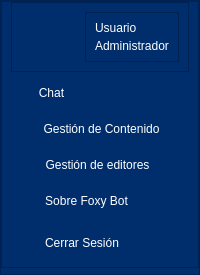
        <widget class="QFrame" name="frame_7">
         <property name="sizePolicy">
          <sizepolicy hsizetype="Maximum" vsizetype="Preferred">
           <horstretch>0</horstretch>
           <verstretch>0</verstretch>
          </sizepolicy>
         </property>
         <property name="styleSheet">
          <string notr="true">background-color: rgb(0, 46, 109);</string>
         </property>
         <property name="frameShape">
          <enum>QFrame::StyledPanel</enum>
         </property>
         <property name="frameShadow">
          <enum>QFrame::Raised</enum>
         </property>
         <layout class="QHBoxLayout" name="horizontalLayout_5">
          <property name="spacing">
           <number>0</number>
          </property>
          <property name="leftMargin">
           <number>0</number>
          </property>
          <property name="topMargin">
           <number>0</number>
          </property>
          <property name="rightMargin">
           <number>0</number>
          </property>
          <property name="bottomMargin">
           <number>6</number>
          </property>
          <item>
           <layout class="QHBoxLayout" name="contenido">
            <property name="spacing">
             <number>0</number>
            </property>
            <item>
             <layout class="QVBoxLayout" name="frame_izquierdo">
              <property name="spacing">
               <number>0</number>
              </property>
              <item>
               <layout class="QVBoxLayout" name="verticalLayout_2">
                <property name="spacing">
                 <number>0</number>
                </property>
                <property name="bottomMargin">
                 <number>0</number>
                </property>
                <item>
                 <widget class="QFrame" name="frame">
                  <property name="sizePolicy">
                   <sizepolicy hsizetype="MinimumExpanding" vsizetype="Minimum">
                    <horstretch>0</horstretch>
                    <verstretch>0</verstretch>
                   </sizepolicy>
                  </property>
                  <property name="maximumSize">
                   <size>
                    <width>212</width>
                    <height>16777215</height>
                   </size>
                  </property>
                  <property name="styleSheet">
                   <string notr="true">background-color: rgb(0, 46, 109);</string>
                  </property>
                  <property name="frameShape">
                   <enum>QFrame::StyledPanel</enum>
                  </property>
                  <property name="frameShadow">
                   <enum>QFrame::Raised</enum>
                  </property>
                  <layout class="QVBoxLayout" name="verticalLayout_3">
                   <property name="topMargin">
                    <number>0</number>
                   </property>
                   <item>
                    <widget class="QFrame" name="frame_3">
                     <property name="maximumSize">
                      <size>
                       <width>16777215</width>
                       <height>150</height>
                      </size>
                     </property>
                     <property name="frameShape">
                      <enum>QFrame::StyledPanel</enum>
                     </property>
                     <property name="frameShadow">
                      <enum>QFrame::Raised</enum>
                     </property>
                     <layout class="QHBoxLayout" name="horizontalLayout_2">
                      <item>
                       <widget class="QLabel" name="label_4">
                        <property name="sizePolicy">
                         <sizepolicy hsizetype="Preferred" vsizetype="Preferred">
                          <horstretch>0</horstretch>
                          <verstretch>0</verstretch>
                         </sizepolicy>
                        </property>
                        <property name="maximumSize">
                         <size>
                          <width>51</width>
                          <height>41</height>
                         </size>
                        </property>
                        <property name="contextMenuPolicy">
                         <enum>Qt::CustomContextMenu</enum>
                        </property>
                        <property name="text">
                         <string/>
                        </property>
                        <property name="pixmap">
                         <pixmap>../../../.designer/img/ico.png</pixmap>
                        </property>
                        <property name="scaledContents">
                         <bool>true</bool>
                        </property>
                       </widget>
                      </item>
                      <item>
                       <widget class="QLabel" name="label_user_2">
                        <property name="maximumSize">
                         <size>
                          <width>50</width>
                          <height>50</height>
                         </size>
                        </property>
                        <property name="styleSheet">
                         <string notr="true">color: rgb(255, 255, 255);
font: 11.5pt &quot;Calibri&quot;;</string>
                        </property>
                        <property name="text">
                         <string/>
                        </property>
                        <property name="pixmap">
                         <pixmap>../img/ico.png</pixmap>
                        </property>
                        <property name="scaledContents">
                         <bool>true</bool>
                        </property>
                       </widget>
                      </item>
                      <item>
                       <layout class="QHBoxLayout" name="horizontalLayout_3">
                        <item>
                         <widget class="QFrame" name="frame_5">
                          <property name="maximumSize">
                           <size>
                            <width>16777215</width>
                            <height>50</height>
                           </size>
                          </property>
                          <property name="frameShape">
                           <enum>QFrame::StyledPanel</enum>
                          </property>
                          <property name="frameShadow">
                           <enum>QFrame::Raised</enum>
                          </property>
                          <layout class="QVBoxLayout" name="verticalLayout_8">
                           <item>
                            <widget class="QLabel" name="label_user">
                             <property name="styleSheet">
                              <string notr="true">color: rgb(255, 255, 255);
font: 11.5pt &quot;Calibri&quot;;</string>
                             </property>
                             <property name="text">
                              <string>Usuario</string>
                             </property>
                            </widget>
                           </item>
                           <item>
                            <widget class="QLabel" name="label_estudiante">
                             <property name="styleSheet">
                              <string notr="true">color: rgb(255, 255, 255);
font: 25 11pt &quot;Calibri Light&quot;;
background-color: transparent;</string>
                             </property>
                             <property name="text">
                              <string>Administrador</string>
                             </property>
                            </widget>
                           </item>
                          </layout>
                         </widget>
                        </item>
                       </layout>
                      </item>
                     </layout>
                    </widget>
                   </item>
                   <item>
                    <widget class="QPushButton" name="btn_chat">
                     <property name="sizePolicy">
                      <sizepolicy hsizetype="Minimum" vsizetype="Fixed">
                       <horstretch>0</horstretch>
                       <verstretch>0</verstretch>
                      </sizepolicy>
                     </property>
                     <property name="minimumSize">
                      <size>
                       <width>0</width>
                       <height>30</height>
                      </size>
                     </property>
                     <property name="maximumSize">
                      <size>
                       <width>171</width>
                       <height>30</height>
                      </size>
                     </property>
                     <property name="cursor">
                      <cursorShape>PointingHandCursor</cursorShape>
                     </property>
                     <property name="styleSheet">
                      <string notr="true">QPushButton {
	
	
	font: 75 11.5pt &quot;SansSerif&quot;;
	color: rgb(255, 255, 255);
	padding-left:-90px;
	background-color: rgb(0, 46, 109);
	border: 0px solid;
	border-radius:15px;
}
QPushButton:hover {
	background-color: rgb(93, 129, 163);
}


	
	
	
	
</string>
                     </property>
                     <property name="text">
                      <string>Chat</string>
                     </property>
                     <property name="flat">
                      <bool>false</bool>
                     </property>
                    </widget>
                   </item>
                   <item>
                    <widget class="QPushButton" name="btn_servicios">
                     <property name="minimumSize">
                      <size>
                       <width>0</width>
                       <height>30</height>
                      </size>
                     </property>
                     <property name="maximumSize">
                      <size>
                       <width>171</width>
                       <height>30</height>
                      </size>
                     </property>
                     <property name="cursor">
                      <cursorShape>PointingHandCursor</cursorShape>
                     </property>
                     <property name="styleSheet">
                      <string notr="true">QPushButton {
	font: 75 11.5pt &quot;SansSerif&quot;;
	color: rgb(255, 255, 255);
	padding-left:10px;
	background-color: rgb(0, 46, 109);
	border: 0px solid;
	border-radius:15px;
}
QPushButton:hover {
	background-color: rgb(93, 129, 163);
}


	
	
	
	
</string>
                     </property>
                     <property name="text">
                      <string>Gestión de Contenido</string>
                     </property>
                     <property name="flat">
                      <bool>false</bool>
                     </property>
                    </widget>
                   </item>
                   <item>
                    <widget class="QPushButton" name="btn_editores">
                     <property name="minimumSize">
                      <size>
                       <width>0</width>
                       <height>30</height>
                      </size>
                     </property>
                     <property name="maximumSize">
                      <size>
                       <width>171</width>
                       <height>30</height>
                      </size>
                     </property>
                     <property name="cursor">
                      <cursorShape>PointingHandCursor</cursorShape>
                     </property>
                     <property name="styleSheet">
                      <string notr="true">QPushButton {
	font: 75 11.5pt &quot;SansSerif&quot;;
	color: rgb(255, 255, 255);
	padding-left:2px;
	background-color: rgb(0, 46, 109);
	border: 0px solid;
	border-radius:15px;
}
QPushButton:hover {
	background-color: rgb(93, 129, 163);
}


	
	
	
	
</string>
                     </property>
                     <property name="text">
                      <string>Gestión de editores</string>
                     </property>
                     <property name="flat">
                      <bool>false</bool>
                     </property>
                    </widget>
                   </item>
                   <item>
                    <widget class="QPushButton" name="btn_about">
                     <property name="minimumSize">
                      <size>
                       <width>0</width>
                       <height>30</height>
                      </size>
                     </property>
                     <property name="maximumSize">
                      <size>
                       <width>171</width>
                       <height>30</height>
                      </size>
                     </property>
                     <property name="cursor">
                      <cursorShape>PointingHandCursor</cursorShape>
                     </property>
                     <property name="styleSheet">
                      <string notr="true">QPushButton {
	font: 75 11.5pt &quot;SansSerif&quot;;
	color: rgb(255, 255, 255);
	padding-left:-20px;
	background-color: rgb(0, 46, 109);
	border: 0px solid;
	border-radius:15px;
}
QPushButton:hover {
	background-color: rgb(93, 129, 163);
}


	
	
	
	
</string>
                     </property>
                     <property name="text">
                      <string>Sobre Foxy Bot</string>
                     </property>
                     <property name="flat">
                      <bool>false</bool>
                     </property>
                    </widget>
                   </item>
                   <item>
                    <widget class="QFrame" name="frame_4">
                     <property name="frameShape">
                      <enum>QFrame::StyledPanel</enum>
                     </property>
                     <property name="frameShadow">
                      <enum>QFrame::Raised</enum>
                     </property>
                    </widget>
                   </item>
                   <item>
                    <widget class="QPushButton" name="btn_cerrarSesion">
                     <property name="minimumSize">
                      <size>
                       <width>0</width>
                       <height>30</height>
                      </size>
                     </property>
                     <property name="maximumSize">
                      <size>
                       <width>171</width>
                       <height>30</height>
                      </size>
                     </property>
                     <property name="cursor">
                      <cursorShape>PointingHandCursor</cursorShape>
                     </property>
                     <property name="styleSheet">
                      <string notr="true">QPushButton {
	font: 75 11.5pt &quot;SansSerif&quot;;
	color: rgb(255, 255, 255);
	padding-left:-29px;
	background-color: rgb(0, 46, 109);
	border: 0px solid;
	border-radius:15px;
}
QPushButton:hover {
	background-color: rgb(93, 129, 163);
}


	
	
	
	
</string>
                     </property>
                     <property name="text">
                      <string>Cerrar Sesión</string>
                     </property>
                     <property name="flat">
                      <bool>false</bool>
                     </property>
                    </widget>
                   </item>
                  </layout>
                 </widget>
                </item>
               </layout>
              </item>
             </layout>
            </item>
           </layout>
          </item>
         </layout>
        </widget>
